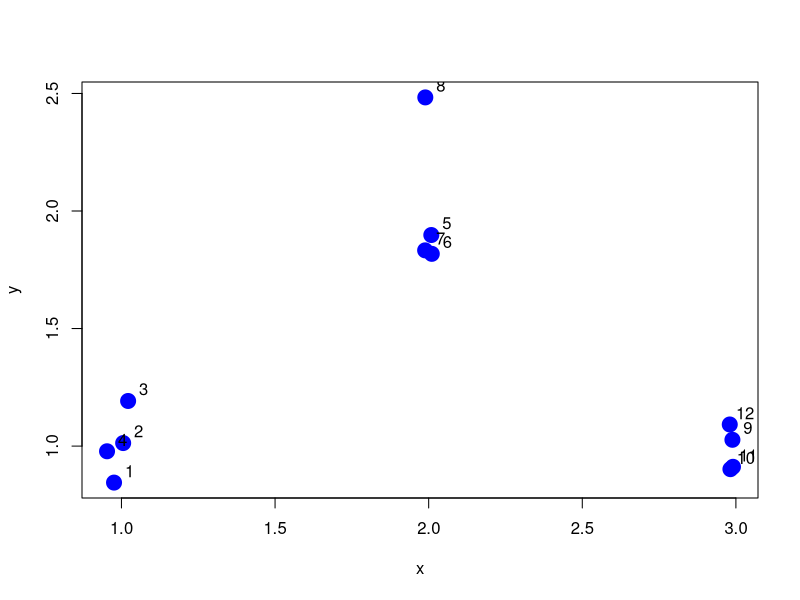
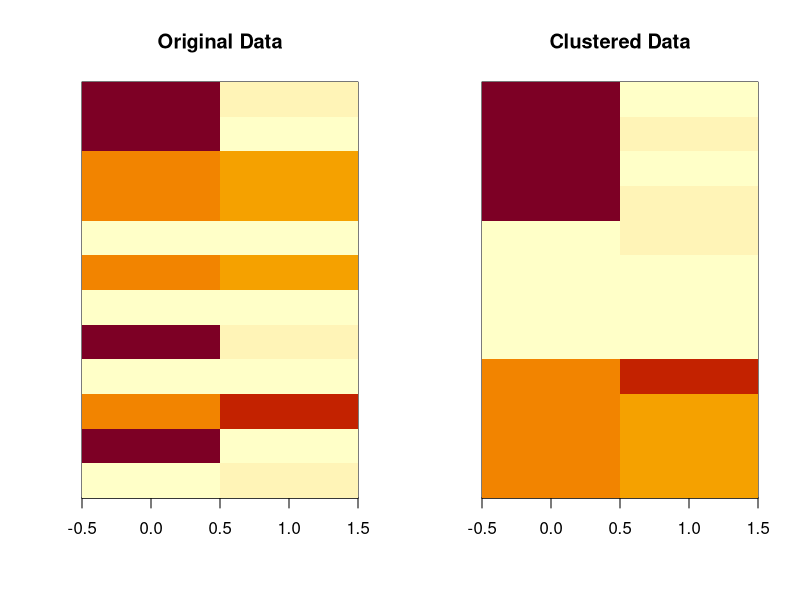

These charts were generated, in order, by the following R code:
## K-Means Clustering 
#----------------------

## The K-means approach, like many clustering methods, is highly algorithmic (can't be
#summarized in a formula) and is iterative. The basic idea is that you are trying to find
#the centroids of a fixed number of clusters of points in a high-dimensional space. In two
#dimensions, you can imagine that there are a bunch of clouds of points on the plane and
#you want to figure out where the centers of each one of those clouds is.

#One requirement is that you must pre-specify how many clusters there are


#1. Fix the number of clusters at some integer greater than or equal to 2
#2. Start with the "centroids" of each cluster; initially you might just pick a random set
#of points as the centroids
#3. Assign points to their closest centroid; cluster membership corresponds to the
#centroid assignment
#4. Reclaculate centroid positions and repeat.

## Illustration of K-Means Algorithm
#-----------------------------------

set.seed(1234)
x <- rnorm(12, mean = rep(1:3, each = 4), sd = 0.02)
y <- rnorm(12, mean = rep(c(1,2,1), each = 4), sd = 0.2)
plot(x, y, col = "blue", pch = 19, cex = 2)
text(x + 0.05, y + 0.05, labels = as.character(1:12))

# We will assume that there are three clusters 

## Using the K-mean funtion we can implement the algorithm

dataframe <- data.frame(x,y)
kmeansobj <- kmeans(dataframe, centers = 3)
names(kmeansobj)

# Looking at the points belongs to which cluster
kmeansobj$cluster #It is able to provide the correct clustering


# Building heatmaps from k-means solutions 
## Heat map plays crucial role to see multidimensional data when dimensions are very high

set.seed(1234)
datamatrix <- as.matrix(dataframe)[sample(1:12), ]
kmeansobj <- kmeans(datamatrix, centers = 3)

# Then we can make image plot using the K-means cluster

par(mfrow = c(1, 2))
image(t(datamatrix)[, nrow(datamatrix):1], yaxt = "n", main = "Original Data")
image(t(datamatrix)[, order(kmeansobj$cluster)], yaxt = "n", main = "Clustered Data")
